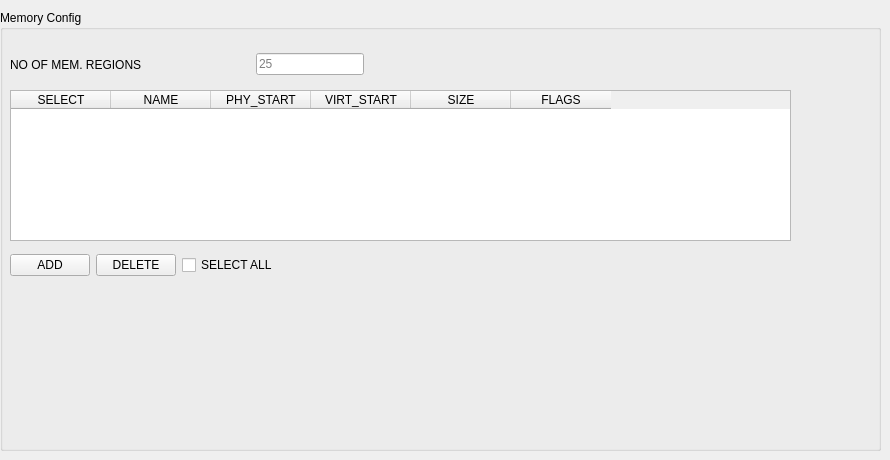
      <widget class="QWidget" name="tab_Mem_config">
       <attribute name="title">
        <string>Mem config</string>
       </attribute>
       <widget class="QGroupBox" name="groupBox_4">
        <property name="geometry">
         <rect>
          <x>0</x>
          <y>10</y>
          <width>881</width>
          <height>441</height>
         </rect>
        </property>
        <property name="title">
         <string>Memory Config</string>
        </property>
        <widget class="QTableWidget" name="tableWidget_cell_config_2">
         <property name="geometry">
          <rect>
           <x>10</x>
           <y>80</y>
           <width>781</width>
           <height>151</height>
          </rect>
         </property>
         <property name="dragDropMode">
          <enum>QAbstractItemView::DragDrop</enum>
         </property>
         <property name="rowCount">
          <number>0</number>
         </property>
         <property name="columnCount">
          <number>6</number>
         </property>
         <column>
          <property name="text">
           <string>SELECT</string>
          </property>
         </column>
         <column>
          <property name="text">
           <string>NAME</string>
          </property>
         </column>
         <column>
          <property name="text">
           <string>PHY_START</string>
          </property>
         </column>
         <column>
          <property name="text">
           <string>VIRT_START</string>
          </property>
         </column>
         <column>
          <property name="text">
           <string>SIZE</string>
          </property>
         </column>
         <column>
          <property name="text">
           <string>FLAGS</string>
          </property>
         </column>
        </widget>
        <widget class="QWidget" name="layoutWidget">
         <property name="geometry">
          <rect>
           <x>10</x>
           <y>40</y>
           <width>354</width>
           <height>29</height>
          </rect>
         </property>
         <layout class="QHBoxLayout" name="horizontalLayout_18">
          <item>
           <widget class="QLabel" name="label_21">
            <property name="text">
             <string>NO OF MEM. REGIONS</string>
            </property>
           </widget>
          </item>
          <item>
           <spacer name="horizontalSpacer_9">
            <property name="orientation">
             <enum>Qt::Horizontal</enum>
            </property>
            <property name="sizeHint" stdset="0">
             <size>
              <width>40</width>
              <height>20</height>
             </size>
            </property>
           </spacer>
          </item>
          <item>
           <widget class="QLineEdit" name="lineEdit_No_Mem_Reg_2">
            <property name="readOnly">
             <bool>true</bool>
            </property>
            <property name="placeholderText">
             <string>25</string>
            </property>
           </widget>
          </item>
         </layout>
        </widget>
        <widget class="QWidget" name="layoutWidget">
         <property name="geometry">
          <rect>
           <x>10</x>
           <y>240</y>
           <width>296</width>
           <height>31</height>
          </rect>
         </property>
         <layout class="QHBoxLayout" name="horizontalLayout_17">
          <item>
           <layout class="QHBoxLayout" name="horizontalLayout_33">
            <item>
             <widget class="QPushButton" name="pushButton_Mem_Config_Add">
              <property name="mouseTracking">
               <bool>true</bool>
              </property>
              <property name="toolTip">
               <string>To add a memory region</string>
              </property>
              <property name="text">
               <string>ADD</string>
              </property>
             </widget>
            </item>
            <item>
             <widget class="QPushButton" name="pushButton_Mem_config_Delete">
              <property name="mouseTracking">
               <bool>true</bool>
              </property>
              <property name="toolTip">
               <string>To delete checked memory region</string>
              </property>
              <property name="text">
               <string>DELETE</string>
              </property>
             </widget>
            </item>
           </layout>
          </item>
          <item>
           <widget class="QCheckBox" name="checkBox_select_all_memConfig">
            <property name="toolTip">
             <string>To select all memory regions</string>
            </property>
            <property name="text">
             <string>SELECT ALL</string>
            </property>
           </widget>
          </item>
         </layout>
        </widget>
       </widget>
      </widget>
